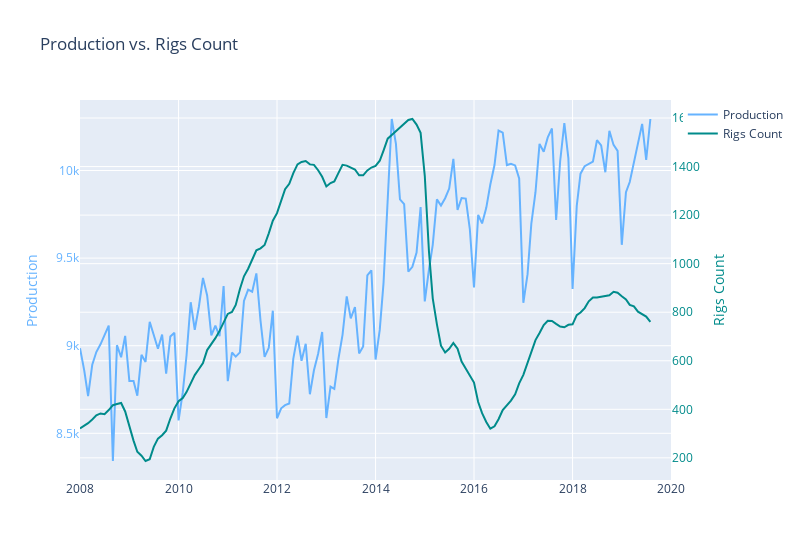

Notebook source saved alongside this figure:
### Markdown cell above
## Production & Rigs Count

### Code cell
fig = go.Figure()

fig.add_trace(go.Scatter(
    x=df.Date,
    y=df['Weekly U.S. Refiner and Blender Net Production of Finished Motor Gasoline  (Thousand Barrels per Day)'],
    name="Production",
    line_color='#66b3ff',
))


fig.add_trace(go.Scatter(
    x=df.Date,
    y=df['Rigs Count'],
    name="Rigs Count",
    line_color='#008B8B',
    yaxis="y3"
))


# Create axis objects
fig.update_layout(
    xaxis=dict(
        domain=[0.8, 0.80]
    ),
    yaxis=dict(
        title="Production",
        titlefont=dict(
            color='#66b3ff'
        ),
        tickfont=dict(
            color='#66b3ff'
        )
    ),
    yaxis3=dict(
        title="Rigs Count",
        titlefont=dict(
            color='#008B8B'
        ),
        tickfont=dict(
            color='#008B8B'
        ),
        anchor="x",
        overlaying="y",
        side="right"
    )
)

# Update layout properties
fig.update_layout(xaxis_range=['2008-01-01','2020-01-01'],
    title_text="Production vs. Rigs Count",
    width=800,
)

fig.show()

### Figure 1 — Plotly figure (JSON) as saved in the notebook; plotly's stock layout.template omitted (floating-point values rounded to 4 significant figures; data arrays with more than 128 entries replaced by an {"elided": "..."} marker saying what was removed)
{"data": [{"line": {"color": "#66b3ff"}, "name": "Production", "type": "scatter", "x": {"elided": "140 str values"}, "y": {"elided": "140 int values"}}, {"line": {"color": "#008B8B"}, "name": "Rigs Count", "type": "scatter", "x": {"elided": "140 str values"}, "y": {"elided": "140 int values"}, "yaxis": "y3"}], "layout": {"title": {"text": "Production vs. Rigs Count"}, "width": 800, "xaxis": {"domain": [0.8, 0.8], "range": ["2008-01-01", "2020-01-01"]}, "yaxis": {"tickfont": {"color": "#66b3ff"}, "title": {"font": {"color": "#66b3ff"}, "text": "Production"}}, "yaxis3": {"anchor": "x", "overlaying": "y", "side": "right", "tickfont": {"color": "#008B8B"}, "title": {"font": {"color": "#008B8B"}, "text": "Rigs Count"}}}}
